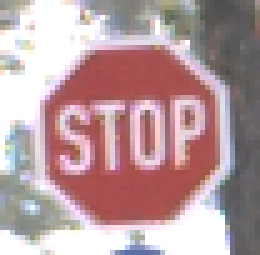
#> input picture proj2/gtsrb-small/0/00000_00005.ppm, 52 x 51 px (shown 5 times larger); its folder holds only this picture in this run
$ jupyter execute --allow-errors notebook.ipynb
#> lines starting #> are read from the running program, lines starting #| are printed output that depends on the picture
[cell 1]
import os
import numpy as np
import cv2
import pandas as pd
import matplotlib.pyplot as plt
import cv2
from sklearn.model_selection import train_test_split

[cell 2]
def load_data(data_dir, IMG_WIDTH, IMG_HEIGHT, NUM_CATEGORIES):
#> called with data_dir = 'gtsrb-small', IMG_WIDTH = 30, IMG_HEIGHT = 30, NUM_CATEGORIES = 3
    images = []
    labels = []

    # loop through category folders
    for category in range(NUM_CATEGORIES):
        category_dir = os.path.join(data_dir, str(category))
        print(f"Loading images from {category_dir}")
        #loop through and load the images from each folder into the np array
        for filename in os.listdir(category_dir):

            if filename.endswith(".ppm") or filename.endswith(".jpg"):

                # read image, cv2 does a lot of the heavy lifting for us
                img_path = os.path.join(category_dir, filename)
                img = cv2.imread(img_path)
#> img is the input picture: shape (51, 52, 3); mean B, G, R 158.9, 155.6, 183.4
                img = cv2.resize(img, (IMG_WIDTH, IMG_HEIGHT))
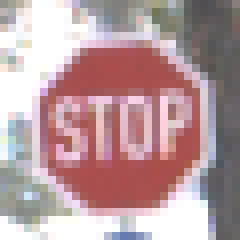
#> img: shape (30, 30, 3) (shown 8 times larger); mean B, G, R 158.7, 155.4, 183.2

                # add image and label to the lists
                images.append(img)
                labels.append(category)


    return np.array(images), np.array(labels)
